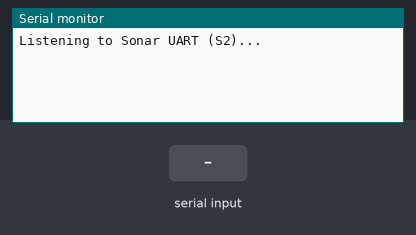
Recording of a sketch running on a simulated ESP32-S3. Shown: the last lines printed to the serial monitor. Inputs (shaded band) come from the test bench.

Above: at 4.4 s.
4.5 s: "1\n" received over the second serial link
At 5.1 s:
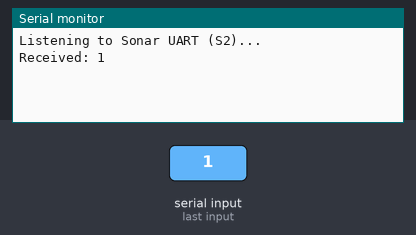
6.0 s: "0\n" received over the second serial link
At 7.2 s:
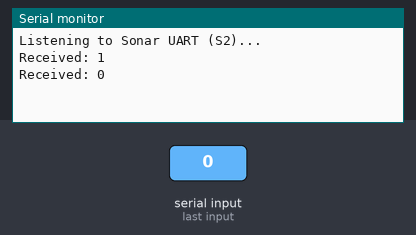
7.5 s: "2\n" received over the second serial link
At 8.6 s:
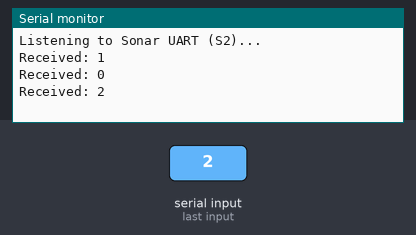

The sketch:

PCBSERIALTEST.ino
```cpp
#define MUX_A0 5
#define MUX_A1 6
#define MUX_A2 7

HardwareSerial uart1(1);

// 1-based mux selection (same as your working code)
void selectMux(uint8_t channel) {
  uint8_t c = channel - 1;
  digitalWrite(MUX_A0, c & 0x01);
  digitalWrite(MUX_A1, (c >> 1) & 0x01);
  digitalWrite(MUX_A2, (c >> 2) & 0x01);
  delay(10);
}

void setup() {
  Serial.begin(57600);
  delay(3000);                      // USB serial monitor
  uart1.begin(57600, SERIAL_8N1, 14, 13);      // RX=14, TX=13

  pinMode(MUX_A0, OUTPUT);
  pinMode(MUX_A1, OUTPUT);
  pinMode(MUX_A2, OUTPUT);

  selectMux(2);   // S2 = Sonar UART
  delay(200);

  Serial.println("Listening to Sonar UART (S2)...");
}

void loop() {
  if (uart1.available()) {
    String line = uart1.readStringUntil('\n');
    line.trim();

    Serial.print("Received: ");
    Serial.println(line);
  }
}
```

Measured:
- after the input at 4.5 s, the serial monitor: prints a new line at once (image 1)
- after the input at 6.0 s, the serial monitor: prints a new line at once (image 2)
- after the input at 7.5 s, the serial monitor: prints a new line at once (image 3)
